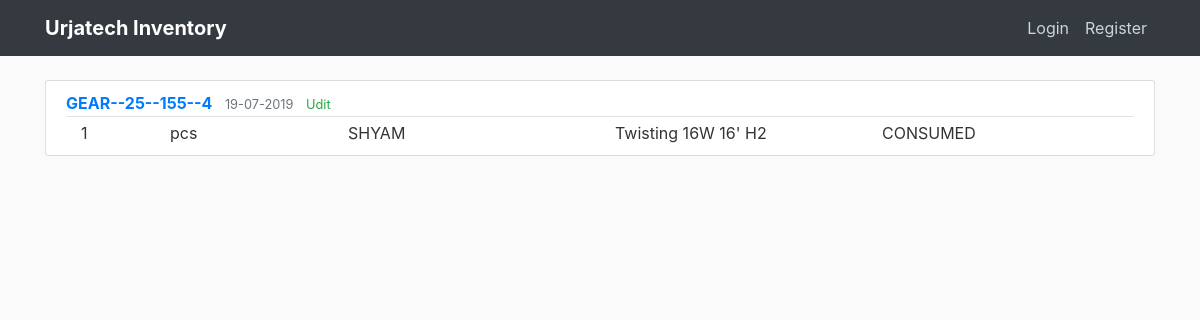
/post/1, run on an earlier commit of the app's database.
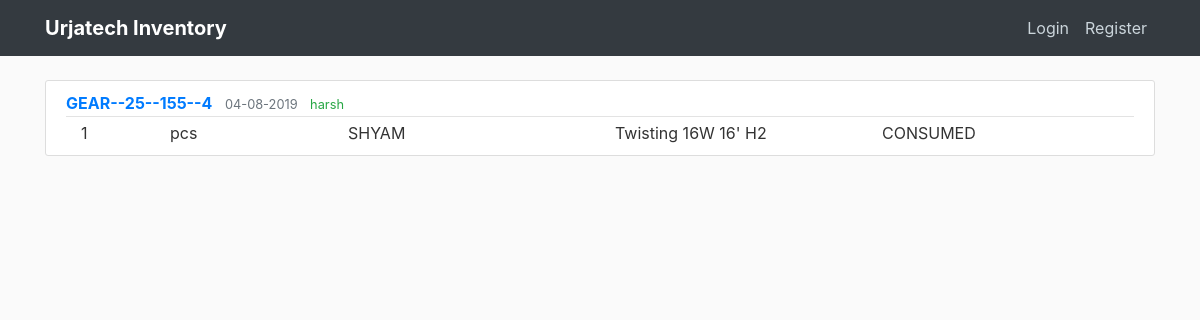
And on a later commit of the database.
### flaskblog/models.py (models this page shows, shortened)
class Post(db.Model):
    id = db.Column(db.Integer, primary_key=True)
    material_id = db.Column(db.String(50), nullable=False)
    numbers_issued = db.Column(db.Integer)
    unit = db.Column(db.String(10))
    person = db.Column(db.String(20))
    location = db.Column(db.String(50))
    type_issued = db.Column(db.String(20))
    date_posted = db.Column(db.DateTime, nullable=False, default=datetime.now)
    user_id = db.Column(db.Integer, db.ForeignKey('user.id'))

class User(db.Model, UserMixin):
    id = db.Column(db.Integer, primary_key=True)
    name = db.Column(db.String(30), nullable=False)
    username = db.Column(db.String(20), unique=True, nullable=False)
    email = db.Column(db.String(100), unique=True, nullable=False)
    image_file = db.Column(db.String(20), nullable=False, default='56c6632a3ab0abec.jpg')
    password = db.Column(db.String(60), nullable=False)
    posts = db.relationship('Post', backref='author', lazy=True)

### flaskblog/routes.py (the view)
@app.route("/post/<int:post_id>")
def post(post_id):
    post = Post.query.get_or_404(post_id)
    return render_template('post.html', title=post.material_id, post=post)

### flaskblog/templates/post.html (shortened to what this page needs)
{% extends "layout.html" %}
{% block content %}
    <article class="media content-section">
        <div class="media-body">
            <div class="article-metadata">
                <a class="mr-2 text-uppercase font-weight-bold" href="#">{{ post.material_id }}</a>
                <small class="text-muted">{{ post.date_posted.strftime('%d-%m-%Y') }}</small>
                <small class="ml-2 text-success">{{ post.author.name }}</small>
            </div>
            <div class="container mr-1">
              <div class="row">
                <div class="col-1">
                  {{ post.numbers_issued }}
                </div>
                <div class="col-2">
                  {{ post.unit }}
                </div>
                <div class="col-3">
                  {{ post.person }}
                </div>
                <div class="col-3">
                  {{ post.location }}
                </div>
                <div class="col-1">
                  {{ post.type_issued }}
                </div>
              </div>
        </div>
    </article>
{% endblock content %}

What changed in the data, as far as the page shows it:
no longer on this page (row unchanged): User: author.name "Udit"
changed Post "GEAR--25--155--4": date_posted "19-07-2019" → "04-08-2019"
now on this page (row unchanged): User: author.name "harsh"
